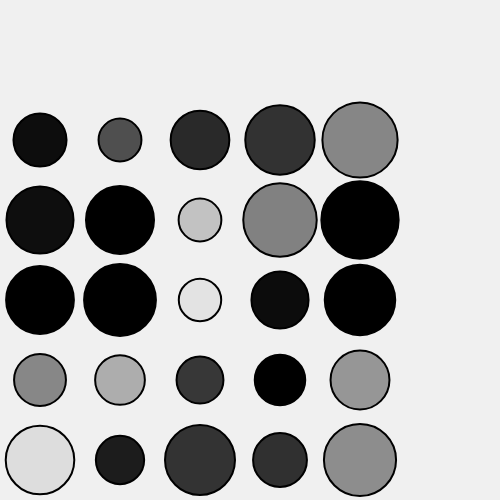
Frame 1 (no input)
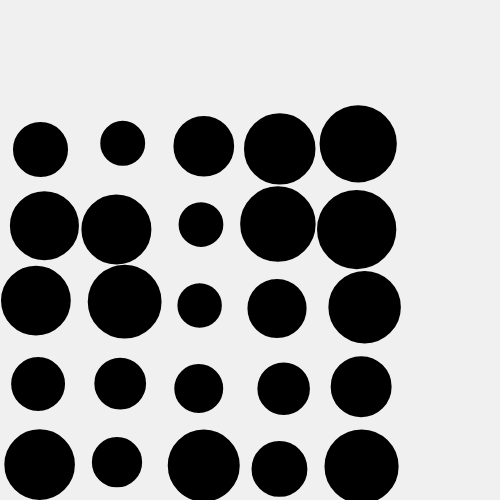
Frame 60 (no input)
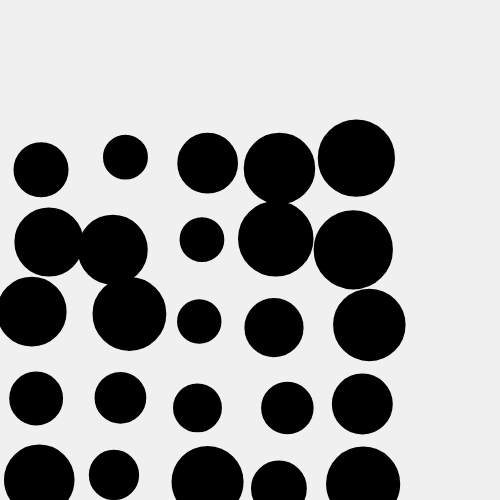
Frame 120 (the mouse pressed at the canvas centre since frame 60)

The p5.js sketch that drew these frames (run headless with seeded random() and noise() and a simulated clock; from frame 60 on, the mouse is pressed at the canvas centre):

// p5.js sketch
// ── sketch.js
class Grain 
{
    constructor(mass, radius, xpos, ypos)
    {
        this.mass = mass;
        this.inertia = 0.5 * mass * radius * radius;
        this.radius = radius;

        this.xpos = xpos;
        this.ypos = ypos;
        this.rot = 0.0;
        this.vx = 0.0;
        this.vy = 0.0;
        this.vrot = 0.0;
        this.fx = 0.0;
        this.fy = 0.0;
        this.frot = 0.0;
        
    }

    draw()
    {
        let vel = sqrt(this.vx * this.vx + this.vy * this.vy);
        let M = max(vRand, 0.8 * abs(topv));
        let colorVel = map(vel, 0.0, M, 255, 0);
        fill(colorVel);

        push();
		translate(this.xpos * scale, height - this.ypos * scale);
		rotate(-this.rot);
		stroke(0);
		let r = this.radius * scale;
		circle (0,0, 2*r);
		// line(0,0,r,0);
		pop();
        
    }
    }
	
let grain = [];
let ngw = 5;
let ngh = 5;
let rmin = 0.5e-3;
let rmax = 1e-3;
let density = 2700.0;
let scale = 40000;
let xmax = 0.0;
let ymax = 0.0;
let ymax0 = 0.0;
let vRand; 

let ng = ngh * ngw;
let meanDiameter = (rmin + rmax)/2.0;
let meanMass = density * 3.1415 * meanDiameter * meanDiameter / 4.0;

//kinemactic of the wall
let topf = 0.0;
let topa = 0.0;
let topv = 0.0;
let rightf = 0.0;
let righta = 0.0;
let rightv = 0.0;

//neighbor array
let neighbor = [];
let dmax = 0.95 * rmin;
let nStepsUpdate = 50;

//Processing
let fnmax = 0.0;
let viscoRate = 0.95;

let kn = 10000.0;
let kt = kn;
let mu = 0.5;
let fcohesion = 0.0;

let iStep = 0;

let gx = 0.0;
let gy = -9.81;

let dt;

function putOnGrid()
{
	let Vsolid = 0.0;
	for (let iy = 0; iy < ngh; ++iy)
	{
			for (let ix = 0; ix < ngw; ++ix)
	{
		let x = rmax + ix * 2 * rmax;
		let y = rmax + iy * 2 * rmax;
		let radius = random(rmin, rmax);
		let surf = PI * radius * radius;
		Vsolid += surf;
		let mass = surf * density;
		grain.push(new Grain(mass, radius, x ,y));
	}
	}
	dt = 3.14159 * sqrt(meanMass / kn) / 25.0;
	vRand = rmin / (500.0 * dt);
	for (let i = 0; i < grain.length; ++i)
	{
		grain[i].vx = random(-vRand, vRand);
		grain[i].vy = random(-vRand, vRand);
	}
}



function setup()
{
    createCanvas(500, 500);
    background(240);
	putOnGrid();
	// updateNeighborList();
	// noLoop();
}

function contact(){}

function computeForceBottomWall(i)
{ 

	let dn = grain[i].ypos - grain[i].radius;
	if(dn < 0.0)	{	
		let vn = -grain[i].vx;
		let visco = viscoRate * 2.0 * sqrt(grain[i].mass * kn);
		let fn = -kn * dn - visco*vn;
		grain[i].fy += fn;
		// grain[i].p += fn;
		
	}
}
function periodicBoundary(){
}

function updateAcceleration()
{
		for (let i = 0; i < grain.length; ++i)
	{
		grain[i].ax = gx;
		grain[i].ay = gy;
}
}
function timeIntegration(){
	updateAcceleration();

	for (let i = 0; i < grain.length; ++i)
	{	
		grain[i].xpos += grain[i].vx * dt;
		grain[i].ypos += grain[i].vy * dt;
		grain[i].vx += grain[i].ax * dt;
		grain[i].vy += grain[i].ay * dt;
		computeForceBottomWall(i);
	}
	
		for (let i = 0; i < grain.length; ++i)
	{	
		grain[i].xpos += grain[i].vx * dt;
		grain[i].ypos += grain[i].vy * dt;
		grain[i].vx += grain[i].ax * dt;
		grain[i].vy += grain[i].ay * dt;
		computeForceBottomWall(i);
	}

}

function draw()
{	background(240)
    stroke(255, 0, 0);
    strokeWeight(2);
	for (let i = 0; i < grain.length; ++i)
	{
		grain[i].draw();
	}
	timeIntegration();
}
